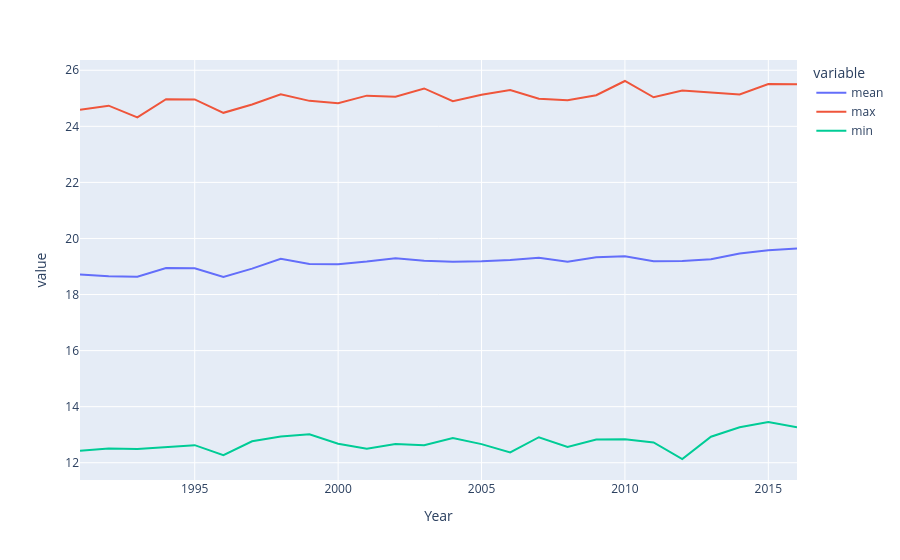

Notebook source saved alongside this figure:
### Code cell
px.line(
    stats_temperatura_años.droplevel(0, axis=1).reset_index(), 
    x="Year", 
    y=["mean", "max", "min"],
)

### Figure 1 — Plotly figure (JSON) as saved in the notebook; plotly's stock layout.template omitted (floating-point values rounded to 4 significant figures)
{"data": [{"hovertemplate": "variable=mean<br>Year=%{x}<br>value=%{y}<extra></extra>", "legendgroup": "mean", "line": {"color": "#636efa", "dash": "solid"}, "marker": {"symbol": "circle"}, "mode": "lines", "name": "mean", "orientation": "v", "showlegend": true, "type": "scatter", "x": [1991, 1992, 1993, 1994, 1995, 1996, 1997, 1998, 1999, 2000, 2001, 2002, 2003, 2004, 2005, 2006, 2007, 2008, 2009, 2010, 2011, 2012, 2013, 2014, 2015, 2016], "xaxis": "x", "y": [18.72, 18.65, 18.63, 18.94, 18.94, 18.63, 18.92, 19.27, 19.09, 19.08, 19.18, 19.3, 19.21, 19.17, 19.19, 19.23, 19.31, 19.17, 19.33, 19.37, 19.18, 19.2, 19.26, 19.46, 19.58, 19.64], "yaxis": "y"}, {"hovertemplate": "variable=max<br>Year=%{x}<br>value=%{y}<extra></extra>", "legendgroup": "max", "line": {"color": "#EF553B", "dash": "solid"}, "marker": {"symbol": "circle"}, "mode": "lines", "name": "max", "orientation": "v", "showlegend": true, "type": "scatter", "x": [1991, 1992, 1993, 1994, 1995, 1996, 1997, 1998, 1999, 2000, 2001, 2002, 2003, 2004, 2005, 2006, 2007, 2008, 2009, 2010, 2011, 2012, 2013, 2014, 2015, 2016], "xaxis": "x", "y": [24.59, 24.74, 24.32, 24.97, 24.96, 24.48, 24.78, 25.14, 24.91, 24.82, 25.09, 25.06, 25.35, 24.9, 25.13, 25.3, 24.99, 24.93, 25.11, 25.62, 25.04, 25.28, 25.21, 25.14, 25.51, 25.5], "yaxis": "y"}, {"hovertemplate": "variable=min<br>Year=%{x}<br>value=%{y}<extra></extra>", "legendgroup": "min", "line": {"color": "#00cc96", "dash": "solid"}, "marker": {"symbol": "circle"}, "mode": "lines", "name": "min", "orientation": "v", "showlegend": true, "type": "scatter", "x": [1991, 1992, 1993, 1994, 1995, 1996, 1997, 1998, 1999, 2000, 2001, 2002, 2003, 2004, 2005, 2006, 2007, 2008, 2009, 2010, 2011, 2012, 2013, 2014, 2015, 2016], "xaxis": "x", "y": [12.43, 12.51, 12.49, 12.57, 12.63, 12.27, 12.76, 12.93, 13.01, 12.68, 12.5, 12.66, 12.62, 12.88, 12.66, 12.37, 12.91, 12.56, 12.83, 12.83, 12.73, 12.13, 12.93, 13.27, 13.45, 13.27], "yaxis": "y"}], "layout": {"legend": {"title": {"text": "variable"}, "tracegroupgap": 0}, "margin": {"t": 60}, "xaxis": {"anchor": "y", "domain": [0, 1], "title": {"text": "Year"}}, "yaxis": {"anchor": "x", "domain": [0, 1], "title": {"text": "value"}}}}
